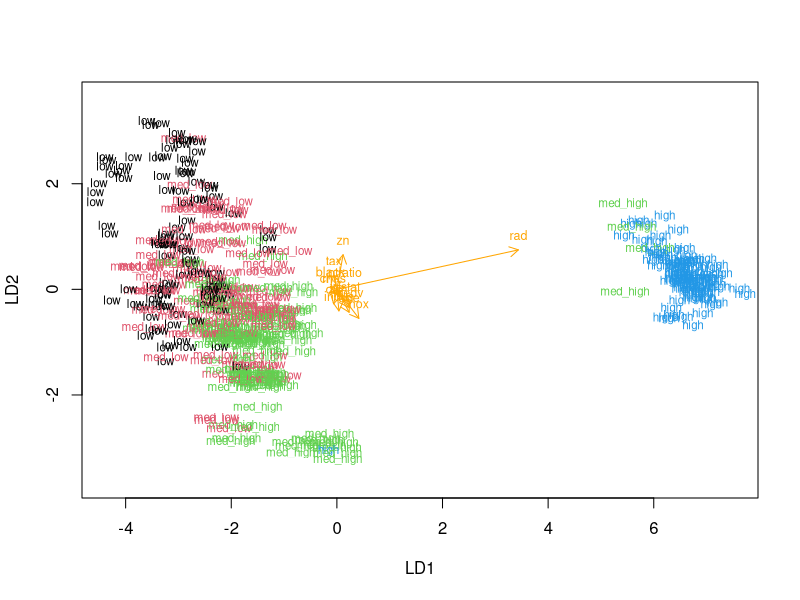

Write R code to recreate this figure.
## ---- chunk 1


#activating libraries
library(tidyr)
library(corrplot)
library(ggplot2)
library(dplyr)

#access MASS-Package
library(MASS)

#load the data
data("Boston")

#exploring the data
dim(Boston)
str(Boston)
summary(Boston)

## ---- chunk 2

#center and standardize "Boston"
boston_scaled <- scale(Boston)

#summarizing boston scaled
summary(boston_scaled)

#changing the object to a dataframe
boston_scaled <- as.data.frame(boston_scaled)

## ---- chunk 3

#summary of scaled variable "crim"
summary(boston_scaled$crim)

#creating and printing the quantile vector of "crim"
bins <- quantile(boston_scaled$crim)

#printing quantile vector
bins

#creating categorical variable "crime"
crime <- cut(boston_scaled$crim, breaks = bins, include.lowest = TRUE, labels = c("low", "med_low", "med_high", "high"))

#creating table "crime"
table(crime)

#removing original variable "crim" from the dataset
boston_scaled <- dplyr::select(boston_scaled, -crim)

#adding new variable to scaled dataset
boston_scaled <- data.frame(boston_scaled, crime)

#number of rows in the "Boston" dataset
n <- nrow(boston_scaled)

#choosing 80% of the rows
ind <- sample(n, size = n * 0.8)

#creating the train-set
train <- boston_scaled[ind,]

#creating test-set
test <- boston_scaled[-ind,]

#saving the correct classes from test-data
correct_classes <- test$crime

#removing the variable "crime" from the test-data
test <- dplyr::select(test, -crime)

## ---- chunk 4

#fitting the lda on the train-set
lda.fit <- lda(crime~., data = train)

#printing the lda.fit-object
lda.fit

#the function for the lda-biplot arrows
lda.arrows <- function(x, myscale = 1, arrow_heads = 0.1, color = "orange", tex = 0.75, choices = c(1,2)){
  heads <- coef(x)
  arrows(x0 = 0, y0 = 0,
         x1 = myscale * heads[,choices[1]],
         y1 = myscale * heads[,choices[2]], col = color, length = arrow_heads)
  text(myscale * heads[,choices], labels = row.names(heads),
       cex = tex, col = color, pos = 3)
}

#targeting classes as numeric
classes <- as.numeric(train$crime)

#plotting the lda results
plot(lda.fit, dimen = 2, col = classes, pch = classes)
lda.arrows(lda.fit, myscale = 1)

## ---- chunk 5

#predicting classes with test-data
lda.pred <- predict(lda.fit, newdata = test)

#cross-tabulating the results
table(correct = correct_classes, predicted = lda.pred$class)
